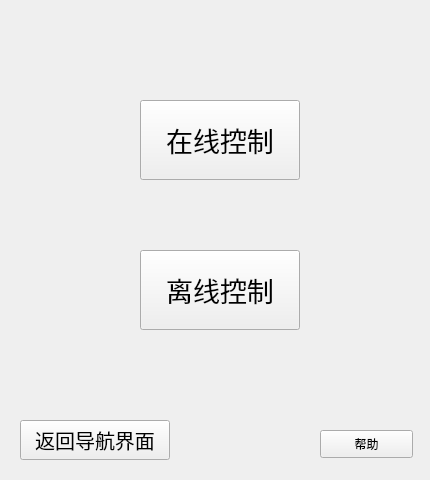
<?xml version="1.0" encoding="UTF-8"?>
<ui version="4.0">
 <class>Control_Form</class>
 <widget class="QWidget" name="Control_Form">
  <property name="geometry">
   <rect>
    <x>0</x>
    <y>0</y>
    <width>430</width>
    <height>480</height>
   </rect>
  </property>
  <property name="windowTitle">
   <string>Form</string>
  </property>
  <widget class="QPushButton" name="pushButton_online_control">
   <property name="geometry">
    <rect>
     <x>140</x>
     <y>100</y>
     <width>160</width>
     <height>80</height>
    </rect>
   </property>
   <property name="font">
    <font>
     <pointsize>20</pointsize>
    </font>
   </property>
   <property name="text">
    <string>在线控制</string>
   </property>
  </widget>
  <widget class="QPushButton" name="pushButton_offline_control">
   <property name="geometry">
    <rect>
     <x>140</x>
     <y>250</y>
     <width>160</width>
     <height>80</height>
    </rect>
   </property>
   <property name="font">
    <font>
     <pointsize>20</pointsize>
    </font>
   </property>
   <property name="text">
    <string>离线控制</string>
   </property>
  </widget>
  <widget class="QPushButton" name="pushButton_control_help">
   <property name="geometry">
    <rect>
     <x>320</x>
     <y>430</y>
     <width>93</width>
     <height>28</height>
    </rect>
   </property>
   <property name="text">
    <string>帮助</string>
   </property>
  </widget>
  <widget class="QPushButton" name="pushButton_control_back_nagivator">
   <property name="geometry">
    <rect>
     <x>20</x>
     <y>420</y>
     <width>150</width>
     <height>40</height>
    </rect>
   </property>
   <property name="font">
    <font>
     <pointsize>15</pointsize>
    </font>
   </property>
   <property name="text">
    <string>返回导航界面</string>
   </property>
  </widget>
 </widget>
 <resources/>
 <connections/>
</ui>
